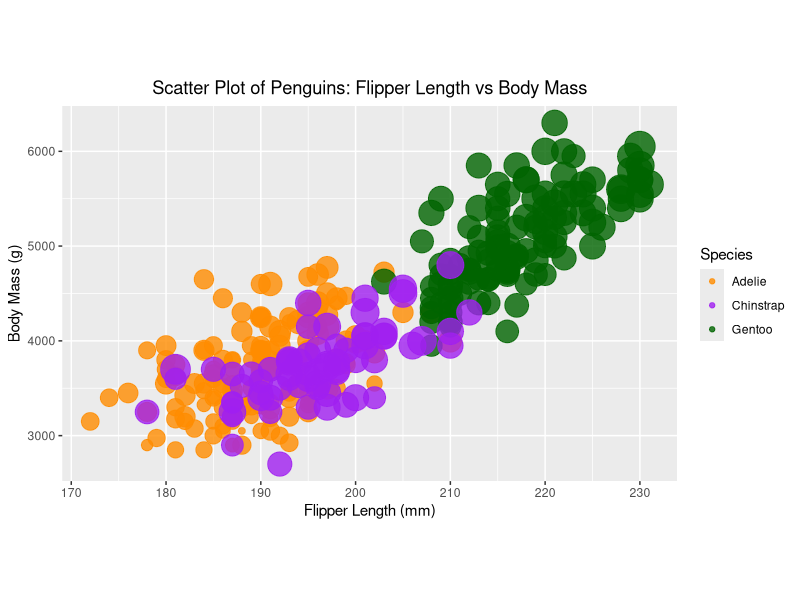

Recreate this plot in R.
## ---- chunk 1
# Install ggplot2 package
install.packages("ggplot2")
## ---- chunk 2
#read file penglings.csv
penglings <- read.csv("penglings.csv")

# Display the first few rows of the data
head(penglings)
## ---- chunk 3
# Normalize and scale bill length that will be used to create scatterplots
min_bill_length <- min(penglings$bill_length_mm, na.rm = TRUE)
max_bill_length <- max(penglings$bill_length_mm, na.rm = TRUE)
penglings$scaled_sizes <- (penglings$bill_length_mm - min_bill_length) / (max_bill_length - min_bill_length)
penglings$scaled_sizes <- penglings$scaled_sizes * 4 + 1
## ---- chunk 4
#load ggplot2 package
library(ggplot2)

# Create a scatter plot of the data
ggplot(
    penglings, 
    aes(x = flipper_length_mm, y=body_mass_g,
        color = species,
        size = scaled_sizes)) +
    geom_point(alpha=0.8) + # Set transparency to 0.8
    scale_color_manual(values=c("Adelie" = "darkorange", "Gentoo"="dark green", 
                            "Chinstrap" = "purple")) +
    scale_size_continuous(range=c(2, 10)) +   # Set size range for points 
    labs(title="Scatter Plot of Penguins: Flipper Length vs Body Mass",
                x="Flipper Length (mm)", y="Body Mass (g)") +
    theme(plot.title = element_text(hjust = 0.5)) +
    theme(legend.position="right") +
guides(color=guide_legend(title="Species"), size=FALSE) +
    coord_fixed(ratio = 1/100) # Adjust aspect ratio such that X axis is 100 times the Y axis
